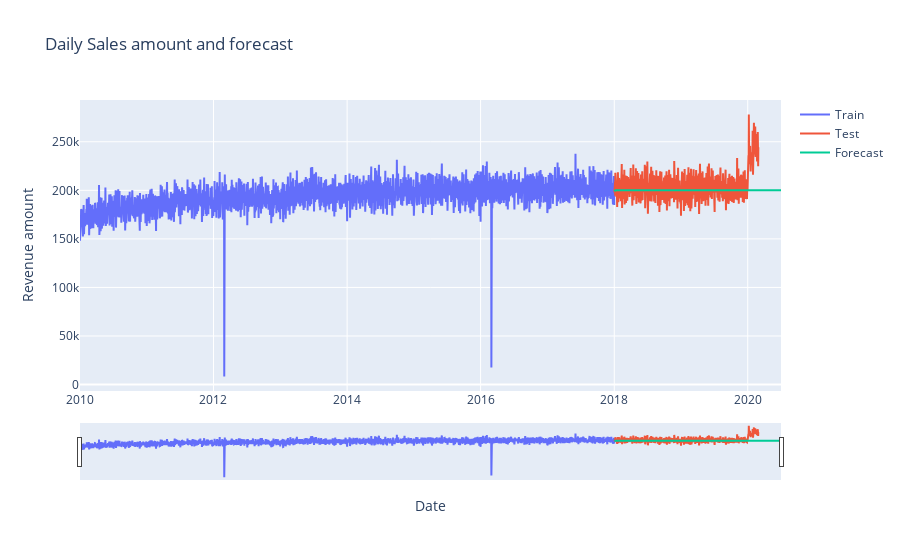

The code cell stored with this chart in its notebook:
### Code cell
plot_forecast(train_df['total_amount'], test_df['total_amount'], arima_forecast_series)

### Figure 1 — Plotly figure (JSON) as saved in the notebook; plotly's stock layout.template omitted (floating-point values rounded to 4 significant figures; data arrays with more than 128 entries replaced by an {"elided": "..."} marker saying what was removed)
{"data": [{"mode": "lines", "name": "Train", "type": "scatter", "x": {"elided": "2923 str values"}, "y": {"elided": "2923 float values"}}, {"mode": "lines", "name": "Test", "type": "scatter", "x": {"elided": "788 str values"}, "y": {"elided": "788 float values"}}, {"mode": "lines", "name": "Forecast", "type": "scatter", "x": {"elided": "912 str values"}, "y": {"elided": "912 float values"}}], "layout": {"title": {"text": "Daily Sales amount and forecast"}, "xaxis": {"rangeslider": {"visible": true}, "title": {"text": "Date"}}, "yaxis": {"title": {"text": "Revenue amount"}}}}
